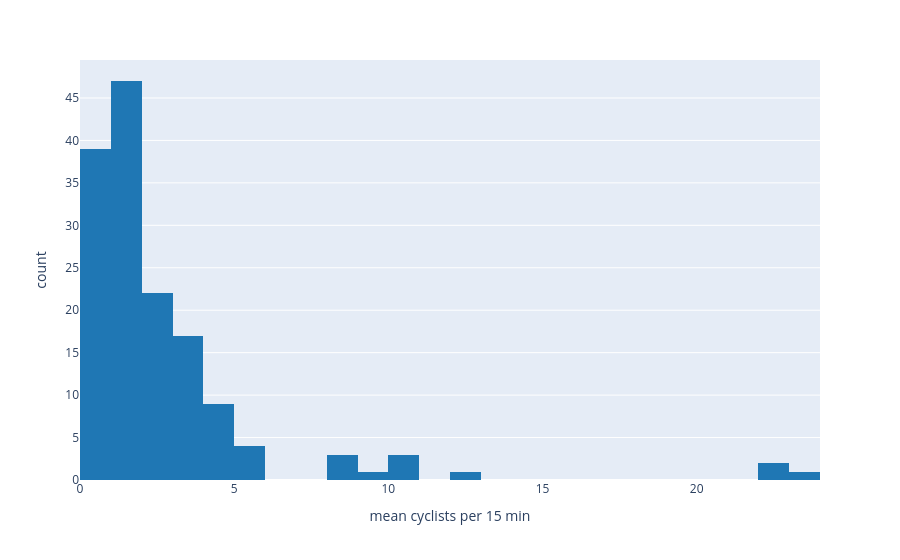

The notebook cell this image was saved under:
### Code cell
site_avg = (
    df.groupby(["site_id","site_name"])["count"]
    .mean().reset_index()
    .rename(columns={"count":"mean_15min_count"})
)
fig = px.histogram(
    site_avg, x="mean_15min_count", nbins=30,
    labels={"mean_15min_count":"mean cyclists per 15 min"},
    color_discrete_sequence=["#1f77b4"],
)
fig

### Figure 1 — Plotly figure (JSON) as saved in the notebook; plotly's stock layout.template omitted (floating-point values rounded to 4 significant figures; data arrays with more than 128 entries replaced by an {"elided": "..."} marker saying what was removed)
{"data": [{"bingroup": "x", "hovertemplate": "mean cyclists per 15 min=%{x}<br>count=%{y}<extra></extra>", "legendgroup": "", "marker": {"color": "#1f77b4", "pattern": {"shape": ""}}, "name": "", "nbinsx": 30, "orientation": "v", "showlegend": false, "type": "histogram", "x": {"elided": "150 float values"}, "xaxis": "x", "yaxis": "y"}], "layout": {"barmode": "relative", "legend": {"tracegroupgap": 0}, "margin": {"t": 60}, "xaxis": {"anchor": "y", "domain": [0, 1], "title": {"text": "mean cyclists per 15 min"}}, "yaxis": {"anchor": "x", "domain": [0, 1], "title": {"text": "count"}}}}
